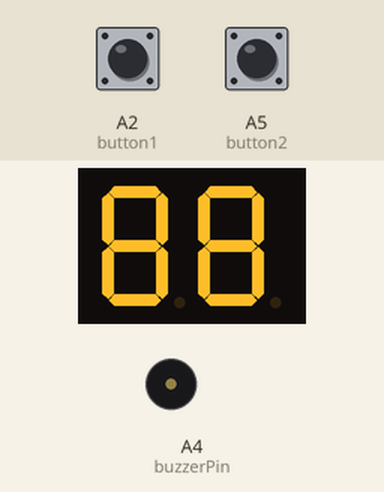
A sketch run on a simulated Arduino Uno, built with avr-gcc and run on an emulated ATmega328P. On the bench: 2-digit seven-segment display, buzzer (waves = sounding). Wiring (inferred from the names in the program): 2-digit 7-segment display, segments lit when HIGH: segments pin 2, pin 3, pin 4, pin 5, pin 6, pin 7, pin 8, pin 9, pin 10, pin 11, pin 12, pin 13, A0, A1. The inputs (shaded band) are chosen by the test bench; at power-on: A2 (button1) HIGH, A5 (button2) HIGH. Random numbers use the default seed unless the sketch sets one; the segment pins are drawn as the display they are named for.

Above: at 1.2 s.
1.3 s: A2 (button1) pulled LOW for 0.15 s
At 4.1 s:
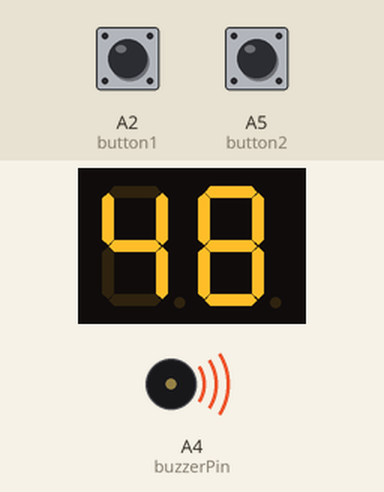
4.3 s: A5 (button2) pulled LOW for 3.2 s
At 6.87 s:
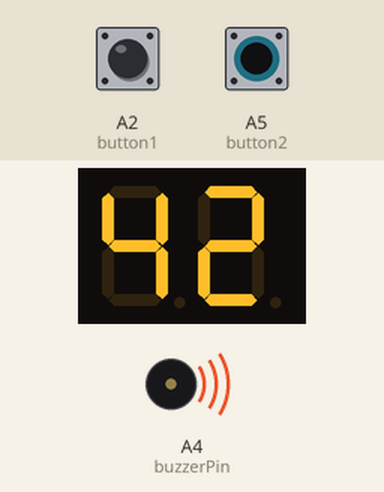
9.0 s: A2 (button1) pulled LOW for 1 s
At 11.9 s:
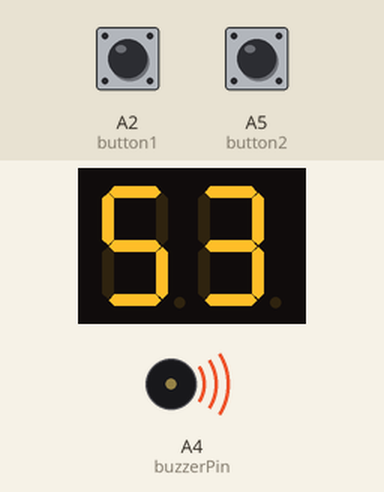
12.0 s: A5 (button2) pulled LOW for 0.15 s
At 14.8 s:
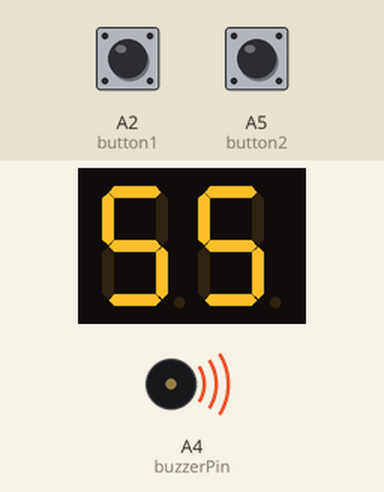
15.0 s: A5 (button2) pulled LOW for 1 s
At 18.6 s:
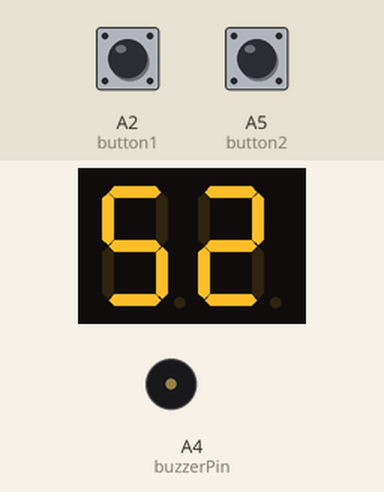
18.9 s: A2 (button1) pulled LOW for 0.15 s
At 22.6 s:
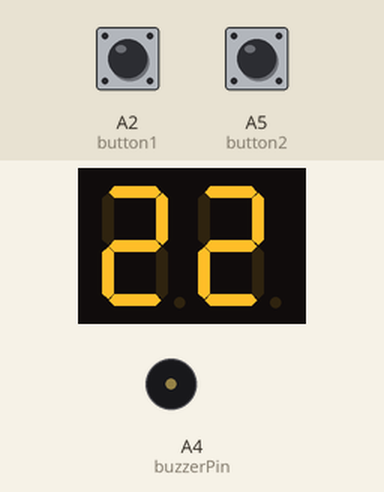
Timing chart, 0 to 22.9 s (numbered marks = the images above; inputs shaded):
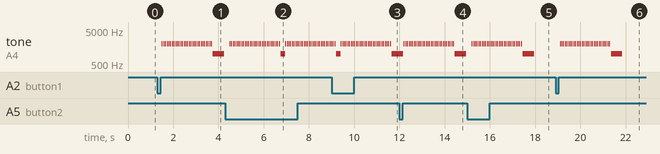

Measured:
- after the input at 1.3 s, tone on A4 (buzzerPin): plays 2000 Hz for 0.03 s, 2000 Hz for 0.03 s, 2000 Hz for 0.03 s, 2000 Hz for 0.03 s, 2000 Hz for 0.03 s, 2000 Hz for 0.03 s … (31 notes in this stretch), starting after 0.20 s; the display: first changes after 0.20 s (image 1 shows a later state)
- after the input at 4.3 s, tone on A4 (buzzerPin): plays 2000 Hz for 0.03 s, 2000 Hz for 0.03 s, 2000 Hz for 0.03 s, 2000 Hz for 0.03 s, 2000 Hz for 0.03 s, 2000 Hz for 0.03 s … (59 notes in this stretch), starting after 0.20 s; the display: first changes after 0.20 s (image 2 shows a later state)
- after the input at 12.0 s, the display: first changes after 0.31 s (image 4 shows a later state)
- after the input at 15.0 s, tone on A4 (buzzerPin): plays 2000 Hz for 0.03 s, 2000 Hz for 0.03 s, 2000 Hz for 0.03 s, 2000 Hz for 0.03 s, 2000 Hz for 0.03 s, 2000 Hz for 0.03 s … (31 notes in this stretch), starting after 0.20 s; the display: changes after 0.20 s (image 5)
- after the input at 18.9 s, tone on A4 (buzzerPin): plays 2000 Hz for 0.03 s, 2000 Hz for 0.03 s, 2000 Hz for 0.03 s, 2000 Hz for 0.03 s, 2000 Hz for 0.03 s, 2000 Hz for 0.03 s … (31 notes in this stretch), starting after 0.20 s; the display: first changes after 0.31 s (image 6 shows a later state)

The sketch:

Digital-Dice-with-7-Segment-Display.ino
```cpp
/*

    HELLO TECHOCRATS AND FATIMANIANS :)

    Digital-Dice-with-7-Segment-Display - SC;

*/


// Segment pins for Player 1
const int player1Segments[7] = {2, 3, 4, 5, 6, 7, 8};
// Segment pins for Player 2
const int player2Segments[7] = {9, 10, 11, 12, 13, A0, A1};

// Buttons
const int button1 = A2;
const int button2 = A5;

// Buzzer pin
const int buzzerPin = A4;

const byte diceDigits[7] = {
  B00000000, // 0 (blank)
  B00000110, // 1
  B01011011, // 2
  B01001111, // 3
  B01100110, // 4
  B01101101, // 5
  B01111101  // 6
};

const byte fullOn = B01111111; // All segments ON ("8")

bool player1Rolled = false;
bool player2Rolled = false;

void setup() {
  for (int i = 0; i < 7; i++) {
    pinMode(player1Segments[i], OUTPUT);
    pinMode(player2Segments[i], OUTPUT);
  }

  pinMode(button1, INPUT_PULLUP);
  pinMode(button2, INPUT_PULLUP);
  pinMode(buzzerPin, OUTPUT);

  randomSeed(analogRead(0));
}

void loop() {
  bool pressed1 = digitalRead(button1) == LOW;
  bool pressed2 = digitalRead(button2) == LOW;

  if (pressed1) {
    delay(200);  // debounce
    int finalRoll = rollAnimation(player1Segments);
    displayDice(player1Segments, finalRoll);
    tone(buzzerPin, 1000, 500);  // Final buzz
    player1Rolled = true;
  }

  if (pressed2) {
    delay(200);
    int finalRoll = rollAnimation(player2Segments);
    displayDice(player2Segments, finalRoll);
    tone(buzzerPin, 1000, 500);  // Final buzz
    player2Rolled = true;
  }

  // Idle "88"
  if (!player1Rolled) displayPattern(player1Segments, fullOn);
  if (!player2Rolled) displayPattern(player2Segments, fullOn);
}

int rollAnimation(const int segmentPins[7]) {
  int result = 1;
  for (int i = 0; i < 30; i++) { //can increase/decrease the condtion "30" for longer/shorter duration of rolling animation
    result = random(1, 7);
    displayPattern(segmentPins, diceDigits[result]);
    tone(buzzerPin, 2000, 30); // short beep per frame
    delay(75);
  }
  return result;
}

void displayDice(const int segmentPins[7], int value) {
  displayPattern(segmentPins, diceDigits[value]);
}

void displayPattern(const int segmentPins[7], byte pattern) {
  for (int i = 0; i < 7; i++) {
    digitalWrite(segmentPins[i], bitRead(pattern, i));
  }
}
```
